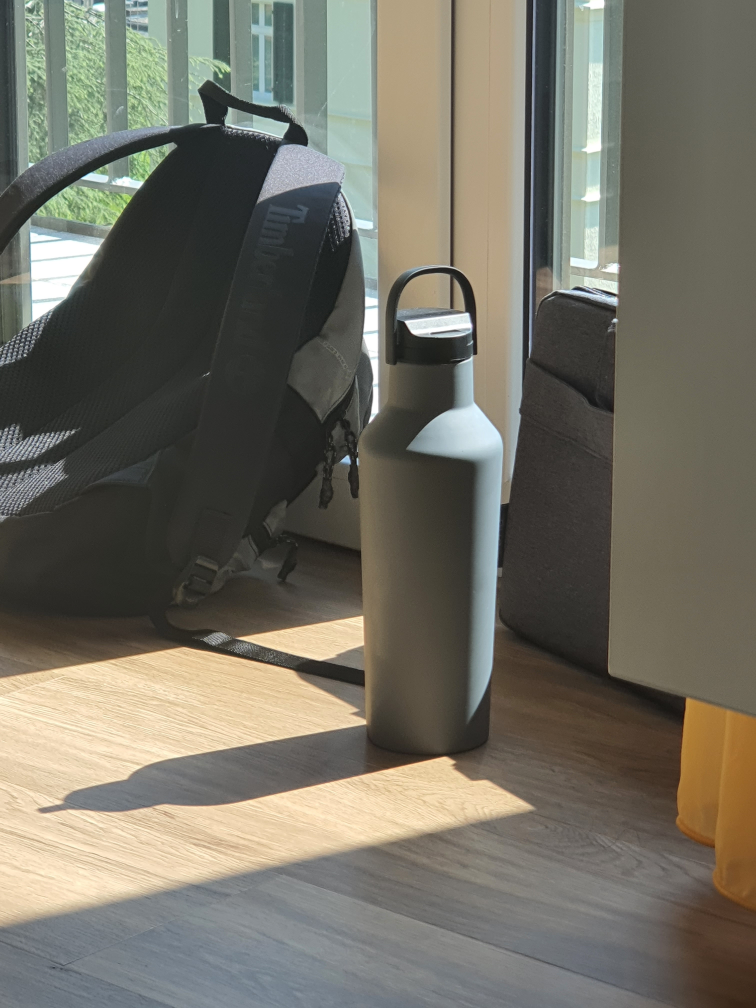
#> input picture codes/test.jpg, 3024 x 4032 px (shown at 1/4 size)
$ python cv_conv_corr.py
#> lines starting #> are read from the running program, lines starting #| are printed output that depends on the picture
import cv2 as cv
import numpy as np
from scipy import ndimage


img = cv.imread("test.jpg")
#> img is the input picture: shape (4032, 3024, 3); mean B, G, R 100.4, 112, 114.8
img = cv.resize(img, (img.shape[1]//20, img.shape[0]//20))
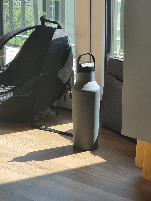
#> img: shape (201, 151, 3); mean B, G, R 100.3, 111.9, 114.7
img = img[:128, :128, :]
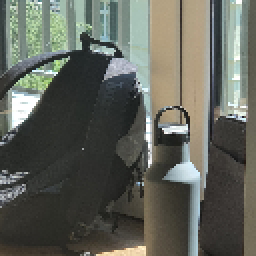
#> img: shape (128, 128, 3) (shown 2 times larger); mean B, G, R 91.1, 99.8, 97.1

size = 32
kernel = np.full((size, size, 1), 0.0)
kernel[0, 0, 0] = 1


dim = (img.shape[1] * 4 , img.shape[0] * 4)
#> dim = (512, 512)

convolved = ndimage.convolve(img, kernel, mode='constant')
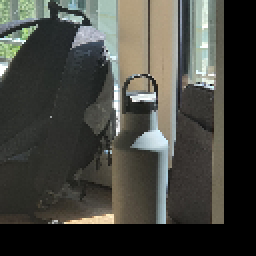
#> convolved: shape (128, 128, 3) (shown 2 times larger); mean B, G, R 63.9, 70, 69.3
convolved = cv.resize(convolved, dim, interpolation=cv.INTER_NEAREST)
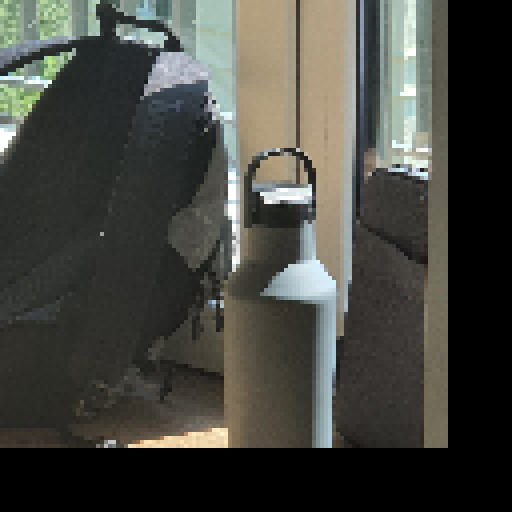
#> convolved: shape (512, 512, 3); mean B, G, R 63.9, 70, 69.3

correlation = ndimage.correlate(img, kernel, mode='constant')
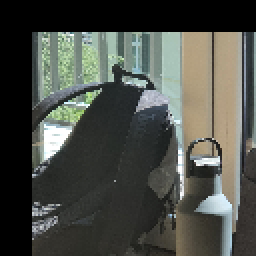
#> correlation: shape (128, 128, 3) (shown 2 times larger); mean B, G, R 71.6, 78.1, 75.4
correlation = cv.resize(correlation, dim, interpolation=cv.INTER_NEAREST)
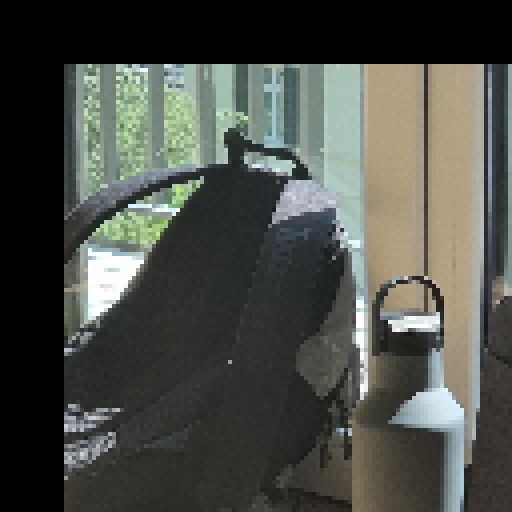
#> correlation: shape (512, 512, 3); mean B, G, R 71.6, 78.1, 75.4

cv.imwrite('../img/correlation.jpg', correlation)
cv.imwrite('../img/convolved.jpg', convolved)
